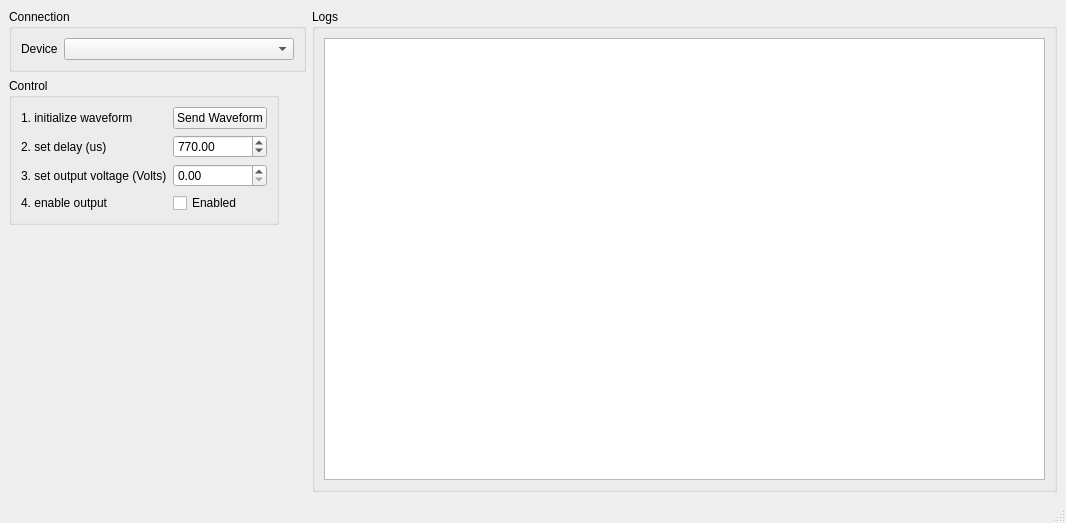
<?xml version="1.0" encoding="UTF-8"?>
<ui version="4.0">
 <class>MainWindow</class>
 <widget class="QMainWindow" name="MainWindow">
  <property name="enabled">
   <bool>true</bool>
  </property>
  <property name="geometry">
   <rect>
    <x>0</x>
    <y>0</y>
    <width>1066</width>
    <height>523</height>
   </rect>
  </property>
  <property name="mouseTracking">
   <bool>false</bool>
  </property>
  <property name="windowTitle">
   <string>ArbTool - aloukian</string>
  </property>
  <property name="windowOpacity">
   <double>1.000000000000000</double>
  </property>
  <property name="unifiedTitleAndToolBarOnMac">
   <bool>false</bool>
  </property>
  <widget class="QWidget" name="centralwidget">
   <layout class="QGridLayout" name="gridLayout">
    <item row="0" column="0">
     <widget class="QGroupBox" name="groupBox">
      <property name="title">
       <string>Connection</string>
      </property>
      <layout class="QGridLayout" name="gridLayout_3">
       <item row="0" column="1">
        <widget class="QComboBox" name="devID">
         <property name="sizeAdjustPolicy">
          <enum>QComboBox::AdjustToMinimumContentsLength</enum>
         </property>
         <property name="minimumContentsLength">
          <number>25</number>
         </property>
        </widget>
       </item>
       <item row="0" column="0">
        <widget class="QLabel" name="label">
         <property name="text">
          <string>Device</string>
         </property>
        </widget>
       </item>
      </layout>
     </widget>
    </item>
    <item row="1" column="0">
     <widget class="QGroupBox" name="groupBox_2">
      <property name="sizePolicy">
       <sizepolicy hsizetype="MinimumExpanding" vsizetype="MinimumExpanding">
        <horstretch>0</horstretch>
        <verstretch>0</verstretch>
       </sizepolicy>
      </property>
      <property name="minimumSize">
       <size>
        <width>50</width>
        <height>50</height>
       </size>
      </property>
      <property name="title">
       <string>Control</string>
      </property>
      <property name="flat">
       <bool>false</bool>
      </property>
      <layout class="QGridLayout" name="gridLayout_2">
       <property name="sizeConstraint">
        <enum>QLayout::SetFixedSize</enum>
       </property>
       <item row="4" column="1">
        <widget class="QDoubleSpinBox" name="outputVoltage">
         <property name="maximum">
          <double>9.699999999999999</double>
         </property>
         <property name="singleStep">
          <double>0.100000000000000</double>
         </property>
        </widget>
       </item>
       <item row="4" column="0">
        <widget class="QLabel" name="label_3">
         <property name="lineWidth">
          <number>3</number>
         </property>
         <property name="text">
          <string>3. set output voltage (Volts)</string>
         </property>
         <property name="textFormat">
          <enum>Qt::PlainText</enum>
         </property>
         <property name="margin">
          <number>0</number>
         </property>
        </widget>
       </item>
       <item row="1" column="1">
        <widget class="QPushButton" name="sendWaveform">
         <property name="enabled">
          <bool>true</bool>
         </property>
         <property name="text">
          <string>Send Waveform</string>
         </property>
        </widget>
       </item>
       <item row="1" column="0">
        <widget class="QLabel" name="label_2">
         <property name="lineWidth">
          <number>3</number>
         </property>
         <property name="text">
          <string>1. initialize waveform</string>
         </property>
         <property name="textFormat">
          <enum>Qt::PlainText</enum>
         </property>
         <property name="margin">
          <number>0</number>
         </property>
        </widget>
       </item>
       <item row="5" column="1">
        <widget class="QCheckBox" name="outputEnabled">
         <property name="text">
          <string>Enabled</string>
         </property>
        </widget>
       </item>
       <item row="5" column="0">
        <widget class="QLabel" name="label_4">
         <property name="lineWidth">
          <number>3</number>
         </property>
         <property name="text">
          <string>4. enable output</string>
         </property>
         <property name="textFormat">
          <enum>Qt::PlainText</enum>
         </property>
         <property name="margin">
          <number>0</number>
         </property>
        </widget>
       </item>
       <item row="3" column="0">
        <widget class="QLabel" name="label_5">
         <property name="text">
          <string>2. set delay (us)</string>
         </property>
        </widget>
       </item>
       <item row="3" column="1">
        <widget class="QDoubleSpinBox" name="delay">
         <property name="maximum">
          <double>10000.000000000000000</double>
         </property>
         <property name="singleStep">
          <double>10.000000000000000</double>
         </property>
         <property name="value">
          <double>770.000000000000000</double>
         </property>
        </widget>
       </item>
      </layout>
     </widget>
    </item>
    <item row="2" column="0">
     <spacer name="verticalSpacer">
      <property name="orientation">
       <enum>Qt::Vertical</enum>
      </property>
      <property name="sizeHint" stdset="0">
       <size>
        <width>20</width>
        <height>40</height>
       </size>
      </property>
     </spacer>
    </item>
    <item row="0" column="1" rowspan="3">
     <widget class="QGroupBox" name="groupBox_3">
      <property name="title">
       <string>Logs</string>
      </property>
      <layout class="QVBoxLayout" name="verticalLayout">
       <item>
        <widget class="QTextHandler" name="textLog">
         <property name="enabled">
          <bool>true</bool>
         </property>
         <property name="sizePolicy">
          <sizepolicy hsizetype="MinimumExpanding" vsizetype="MinimumExpanding">
           <horstretch>0</horstretch>
           <verstretch>0</verstretch>
          </sizepolicy>
         </property>
         <property name="minimumSize">
          <size>
           <width>250</width>
           <height>100</height>
          </size>
         </property>
         <property name="acceptDrops">
          <bool>false</bool>
         </property>
         <property name="horizontalScrollBarPolicy">
          <enum>Qt::ScrollBarAlwaysOff</enum>
         </property>
         <property name="undoRedoEnabled">
          <bool>false</bool>
         </property>
         <property name="lineWrapMode">
          <enum>QTextEdit::NoWrap</enum>
         </property>
         <property name="readOnly">
          <bool>true</bool>
         </property>
         <property name="acceptRichText">
          <bool>false</bool>
         </property>
         <property name="textInteractionFlags">
          <set>Qt::TextSelectableByMouse</set>
         </property>
        </widget>
       </item>
      </layout>
     </widget>
    </item>
   </layout>
  </widget>
  <widget class="QMenuBar" name="menubar">
   <property name="geometry">
    <rect>
     <x>0</x>
     <y>0</y>
     <width>1066</width>
     <height>21</height>
    </rect>
   </property>
  </widget>
  <widget class="QStatusBar" name="statusbar"/>
 </widget>
 <customwidgets>
  <customwidget>
   <class>QTextHandler</class>
   <extends>QTextEdit</extends>
   <header>qtexthandler</header>
  </customwidget>
 </customwidgets>
 <resources/>
 <connections/>
</ui>
